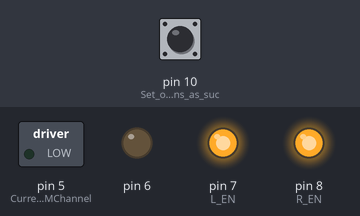
This sketch was run on a simulated Arduino Uno, built with avr-gcc and run on an emulated ATmega328P. Shown: switched loads named in the sketch (green lamp = pin HIGH), output pins drawn as LEDs (lit = HIGH). The inputs (shaded band) are chosen by the test bench; at power-on: pin 10 (Set_our_input_pins_as_suc) LOW. What the sketch prints to the serial monitor is not drawn.

Above: at 0.1 s.
At 1.2 s:
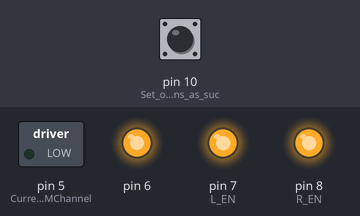
Timing chart, 0 to 2.7 s (numbered marks = the images above):
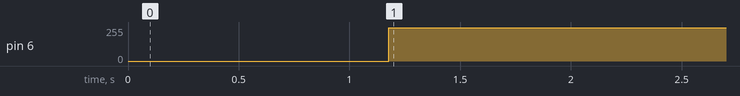

Measured:
- by itself, pin 6: 0/255 → 250/255 at 1.2 s

The sketch:

RemoteHBridgeV2.ino
```cpp
/*........................
  BTS7960 Motor Driver Test
  Written By : Mohannad Rawashdeh
  Code for :
  https://www.instructables.com/member/Mohannad+Rawashdeh/
*/
int RPWM = 5;
int LPWM = 6;
// timer 0
int L_EN = 7;
int R_EN = 8;

// 1130 High up, 1500 mid, 1850 all down

int speed = 0;
int last_speed = 0;

int MAX_REMOTE_VALUE = 1750;
int LOW_REMOTE_VALUE = 1250;
int MID_REMOTE_VALUE = 1500;
int CurrentPWMChannel = 5;
int LastPWMChannel = 5;

int pwm_value=MID_REMOTE_VALUE; // Here's where we'll keep our channel values
void setup() {

  // put your setup code here, to run once:
  pinMode(10, INPUT); // Set our input pins as such
  for (int i = 5; i < 9; i++) {
    pinMode(i, OUTPUT);
  }
  for (int i = 5; i < 9; i++) {
    digitalWrite(i, LOW);
  }
  Serial.println("EN High");
  digitalWrite(R_EN, HIGH); // enable forward
  digitalWrite(L_EN, HIGH); // enable reverse
  delay(1000);
  Serial.begin(9600);
}

void loop() {
  // put your main code here, to run repeatedly:
  speed =0;
  pwm_value = pulseIn(10, HIGH, 25000); // Read the pulse width of
  Serial.print("pwm value:");
  Serial.println(pwm_value);
  if (pwm_value > MID_REMOTE_VALUE + 20) {
    speed = (pwm_value - MID_REMOTE_VALUE) + 25;
    if (speed > 255){
      speed = 250;
    }
    Serial.print("Speed Down:");
    Serial.println(speed);
    CurrentPWMChannel = RPWM;

  }

  if (pwm_value < MID_REMOTE_VALUE - 20) {
    speed = (MID_REMOTE_VALUE - pwm_value) + 25;
    if (speed > 255){
      speed = 250;
    }
    //Serial.print("Speed Up:");
    //Serial.println(speed);
    CurrentPWMChannel = LPWM;
  }


  speed = increaseSpeed(last_speed, speed, CurrentPWMChannel, LastPWMChannel);

  last_speed = speed;
  LastPWMChannel = CurrentPWMChannel;
  //Serial.print("last_speed:");
  //Serial.println(last_speed);

  //Serial.print("LastPWMChannel:");
  //Serial.println(LastPWMChannel);
  analogWrite(CurrentPWMChannel, speed);
  delay(50);
}


/**
 *  current_speed = last recorded speed what we sent as PWM value
 *  requested_speed = what we are asking to set the speed to
 *  new_direction = what direction they are asking to go in
 *  last_direction
 */
int increaseSpeed(int current_speed, int requested_speed, int new_direction, int last_direction){
  // direction 1 is forward, 0 is stopped, and -1 is backward
  // check current direction
  if(new_direction == last_direction){ // same direction just increase speed
    Serial.print("just changing speed");
    Serial.println(requested_speed);

    return requested_speed;
  }else{
    if(requested_speed == 0){ // we want to stop
      Serial.println("Stopping");

      comeToStop(current_speed, last_direction);

      //delay(1000);
      return 0;
      Serial.println("came to stop");
    }else{

      Serial.println("swiching directions");
      //delay(1000);
      // we are switching directions... so slow down then go the other direction
      comeToStop(current_speed, last_direction);
      // now get up to speed the other direction
      delay(25);
      /*for(int i=0; i < (current_speed/2); i++){
            Serial.print("looping to speed up: ");
            Serial.println(i);
            analogWrite(new_direction, i);
            delay(50);
      }*/
      return (0);

    }

  }
}

int comeToStop(int current_speed, int last_direction){
      // loop and slowly stop
      for(int i=(current_speed/4); i >= 0; i--){
            Serial.print("looping to stop: ");
            Serial.println(i);
            analogWrite(last_direction, i);
            delay(50);
      }
}
```
